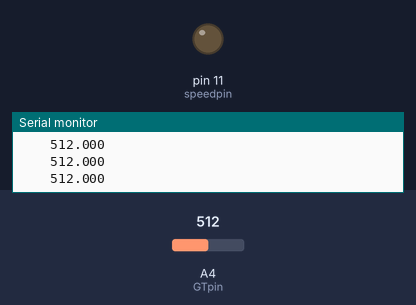
This sketch was run on a simulated Arduino Uno, built with avr-gcc and run on an emulated ATmega328P. On the bench: output pins drawn as LEDs (lit = HIGH), the last lines printed to the serial monitor. The test bench sets the inputs (shaded band); at power-on: A4 (GTpin) = 512.

Above: at 1.2 s.
1.3 s: A4 (GTpin) set to 264
2.8 s: A4 (GTpin) set to 242
At 3.5 s:
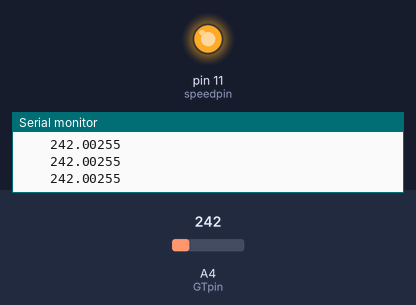
4.3 s: A4 (GTpin) set to 265
At 4.7 s:
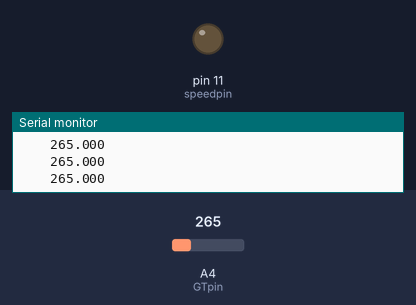
5.8 s: A4 (GTpin) set to 245
At 6.2 s:
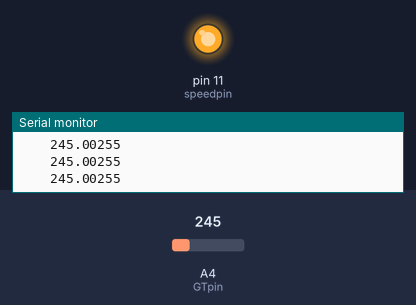
Timing chart, 0 to 8.3 s (numbered marks = the images above; inputs shaded):
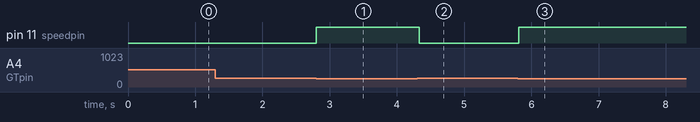

The sketch:

Bing.ino
```cpp
#include <PID_v1.h>

//Connexion moteur
int speedpin = 11;
int dirpin = 13;
//Connexion GTachymétrique
int GTpin = 4;

//Vitesse moteur et direction
int vmot = 0;
int dir =0;
//Vitesse cabine
int vcab = 0;

//Consigne
int Vconsi =0;

//PID
double Setpoint, Input, Output;
double Kp=1500, Ki=0, Kd=0;

//Réglages du PID Kp, Ki, Kd
PID myPID(&Input, &Output, &Setpoint,Kp,Ki,Kd, DIRECT);

void setup()
{
  //GO serial
  Serial.begin(115200);
  Serial.println("Demarrage ..");
  Input = analogRead(GTpin);
  Setpoint=255;
  myPID.SetMode(AUTOMATIC);
  myPID.SetSampleTime(50);
  Serial.println("Standby ready");
  delay(50);
  Serial.println("Output :  ");
  Serial.println("Vcab :  ");
}

void loop()
{
vcab = 0.1*0.5*0.0165*analogRead(GTpin);
Input = analogRead(GTpin);

myPID.Compute();

Vconsi = Output;
analogWrite(speedpin,Vconsi);
/*
Serial.println("Input : ");
Serial.println(analogRead(GTpin));
*/

Serial.println(Vconsi);
Serial.print("    ");
Serial.print(Input);
delay(50);
}
```

Measured:
- the behaviour switches between 255 and 254 on A4 (GTpin) (found by bisection; images 0 and 1)
- after the input at 2.8 s, pin 11 (speedpin): LOW → HIGH at once
- after the input at 4.3 s, pin 11 (speedpin): HIGH → LOW at once
- after the input at 5.8 s, pin 11 (speedpin): LOW → HIGH at once
